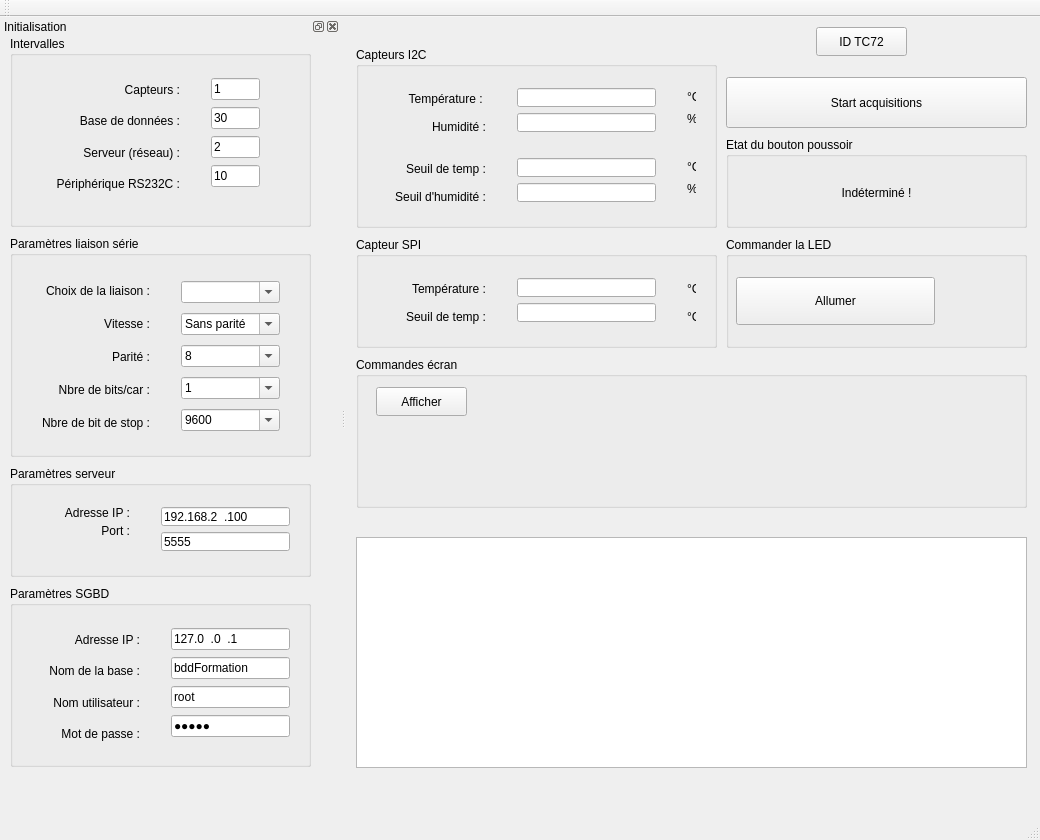
<?xml version="1.0" encoding="UTF-8"?>
<ui version="4.0">
 <class>CIhmAppFormQtCpp</class>
 <widget class="QMainWindow" name="CIhmAppFormQtCpp">
  <property name="geometry">
   <rect>
    <x>0</x>
    <y>0</y>
    <width>1040</width>
    <height>840</height>
   </rect>
  </property>
  <property name="minimumSize">
   <size>
    <width>1040</width>
    <height>840</height>
   </size>
  </property>
  <property name="windowTitle">
   <string>Formation Qt C++ (PhA-2017)</string>
  </property>
  <widget class="QWidget" name="centralWidget">
   <widget class="QGroupBox" name="gbCapteurs">
    <property name="geometry">
     <rect>
      <x>10</x>
      <y>30</y>
      <width>361</width>
      <height>181</height>
     </rect>
    </property>
    <property name="title">
     <string>Capteurs I2C</string>
    </property>
    <widget class="QWidget" name="layoutWidget">
     <property name="geometry">
      <rect>
       <x>150</x>
       <y>30</y>
       <width>161</width>
       <height>66</height>
      </rect>
     </property>
     <layout class="QVBoxLayout" name="vlI2c">
      <item>
       <widget class="QLineEdit" name="leTempI2c">
        <property name="readOnly">
         <bool>true</bool>
        </property>
       </widget>
      </item>
      <item>
       <widget class="QLineEdit" name="leHumI2c">
        <property name="readOnly">
         <bool>true</bool>
        </property>
       </widget>
      </item>
     </layout>
    </widget>
    <widget class="QWidget" name="layoutWidget">
     <property name="geometry">
      <rect>
       <x>150</x>
       <y>100</y>
       <width>161</width>
       <height>66</height>
      </rect>
     </property>
     <layout class="QVBoxLayout" name="vlValSeuils">
      <item>
       <widget class="QLineEdit" name="leSeuilTempI2c"/>
      </item>
      <item>
       <widget class="QLineEdit" name="leSeuilHumI2c"/>
      </item>
     </layout>
    </widget>
    <widget class="QWidget" name="layoutWidget">
     <property name="geometry">
      <rect>
       <x>10</x>
       <y>100</y>
       <width>131</width>
       <height>71</height>
      </rect>
     </property>
     <layout class="QVBoxLayout" name="vlSeuils">
      <item>
       <widget class="QLabel" name="label_24">
        <property name="text">
         <string>Seuil de temp :</string>
        </property>
        <property name="alignment">
         <set>Qt::AlignRight|Qt::AlignTrailing|Qt::AlignVCenter</set>
        </property>
       </widget>
      </item>
      <item>
       <widget class="QLabel" name="label_25">
        <property name="text">
         <string>Seuil d'humidité :</string>
        </property>
        <property name="alignment">
         <set>Qt::AlignRight|Qt::AlignTrailing|Qt::AlignVCenter</set>
        </property>
       </widget>
      </item>
     </layout>
    </widget>
    <widget class="QWidget" name="verticalLayoutWidget_8">
     <property name="geometry">
      <rect>
       <x>10</x>
       <y>30</y>
       <width>131</width>
       <height>71</height>
      </rect>
     </property>
     <layout class="QVBoxLayout" name="vlLI2c">
      <item>
       <widget class="QLabel" name="label">
        <property name="text">
         <string>Température : </string>
        </property>
        <property name="alignment">
         <set>Qt::AlignRight|Qt::AlignTrailing|Qt::AlignVCenter</set>
        </property>
       </widget>
      </item>
      <item>
       <widget class="QLabel" name="label_2">
        <property name="text">
         <string>Humidité :</string>
        </property>
        <property name="alignment">
         <set>Qt::AlignRight|Qt::AlignTrailing|Qt::AlignVCenter</set>
        </property>
       </widget>
      </item>
     </layout>
    </widget>
    <widget class="QWidget" name="verticalLayoutWidget_9">
     <property name="geometry">
      <rect>
       <x>320</x>
       <y>30</y>
       <width>31</width>
       <height>61</height>
      </rect>
     </property>
     <layout class="QVBoxLayout" name="vlI2cL">
      <item>
       <widget class="QLabel" name="label_11">
        <property name="text">
         <string>°C</string>
        </property>
       </widget>
      </item>
      <item>
       <widget class="QLabel" name="label_12">
        <property name="text">
         <string>%</string>
        </property>
       </widget>
      </item>
     </layout>
    </widget>
    <widget class="QWidget" name="verticalLayoutWidget_12">
     <property name="geometry">
      <rect>
       <x>320</x>
       <y>100</y>
       <width>31</width>
       <height>61</height>
      </rect>
     </property>
     <layout class="QVBoxLayout" name="vlI2cL_2">
      <item>
       <widget class="QLabel" name="label_32">
        <property name="text">
         <string>°C</string>
        </property>
       </widget>
      </item>
      <item>
       <widget class="QLabel" name="label_33">
        <property name="text">
         <string>%</string>
        </property>
       </widget>
      </item>
     </layout>
    </widget>
   </widget>
   <widget class="QPushButton" name="pbStartStop">
    <property name="geometry">
     <rect>
      <x>380</x>
      <y>60</y>
      <width>301</width>
      <height>51</height>
     </rect>
    </property>
    <property name="text">
     <string>Start acquisitions</string>
    </property>
   </widget>
   <widget class="QGroupBox" name="gbLed">
    <property name="geometry">
     <rect>
      <x>380</x>
      <y>220</y>
      <width>301</width>
      <height>111</height>
     </rect>
    </property>
    <property name="title">
     <string>Commander la LED</string>
    </property>
    <widget class="QPushButton" name="pbOnOffLed">
     <property name="geometry">
      <rect>
       <x>10</x>
       <y>40</y>
       <width>199</width>
       <height>48</height>
      </rect>
     </property>
     <property name="text">
      <string>Allumer</string>
     </property>
    </widget>
    <widget class="QLabel" name="laNoir">
     <property name="geometry">
      <rect>
       <x>230</x>
       <y>40</y>
       <width>51</width>
       <height>51</height>
      </rect>
     </property>
     <property name="text">
      <string/>
     </property>
     <property name="pixmap">
      <pixmap>noir.jpg</pixmap>
     </property>
     <property name="scaledContents">
      <bool>true</bool>
     </property>
    </widget>
    <widget class="QLabel" name="laRouge">
     <property name="geometry">
      <rect>
       <x>230</x>
       <y>40</y>
       <width>51</width>
       <height>51</height>
      </rect>
     </property>
     <property name="text">
      <string/>
     </property>
     <property name="pixmap">
      <pixmap>rouge.png</pixmap>
     </property>
     <property name="scaledContents">
      <bool>true</bool>
     </property>
    </widget>
    <zorder>laRouge</zorder>
    <zorder>pbOnOffLed</zorder>
    <zorder>laNoir</zorder>
   </widget>
   <widget class="QTextEdit" name="teTexte">
    <property name="geometry">
     <rect>
      <x>10</x>
      <y>520</y>
      <width>671</width>
      <height>231</height>
     </rect>
    </property>
    <property name="readOnly">
     <bool>true</bool>
    </property>
   </widget>
   <widget class="QGroupBox" name="gbCapteurSpi">
    <property name="geometry">
     <rect>
      <x>10</x>
      <y>220</y>
      <width>361</width>
      <height>111</height>
     </rect>
    </property>
    <property name="title">
     <string>Capteur SPI</string>
    </property>
    <widget class="QWidget" name="verticalLayoutWidget">
     <property name="geometry">
      <rect>
       <x>150</x>
       <y>30</y>
       <width>161</width>
       <height>66</height>
      </rect>
     </property>
     <layout class="QVBoxLayout" name="vlSpi">
      <item>
       <widget class="QLineEdit" name="leTempSpi">
        <property name="readOnly">
         <bool>true</bool>
        </property>
       </widget>
      </item>
      <item>
       <widget class="QLineEdit" name="leSeuilTempSpi"/>
      </item>
     </layout>
    </widget>
    <widget class="QLabel" name="label_28">
     <property name="geometry">
      <rect>
       <x>540</x>
       <y>60</y>
       <width>51</width>
       <height>39</height>
      </rect>
     </property>
     <property name="text">
      <string>°C</string>
     </property>
    </widget>
    <widget class="QLabel" name="label_29">
     <property name="geometry">
      <rect>
       <x>540</x>
       <y>110</y>
       <width>51</width>
       <height>39</height>
      </rect>
     </property>
     <property name="text">
      <string>°C</string>
     </property>
    </widget>
    <widget class="QWidget" name="verticalLayoutWidget_10">
     <property name="geometry">
      <rect>
       <x>10</x>
       <y>30</y>
       <width>131</width>
       <height>71</height>
      </rect>
     </property>
     <layout class="QVBoxLayout" name="vlLSpi">
      <item>
       <widget class="QLabel" name="label_26">
        <property name="text">
         <string>Température :</string>
        </property>
        <property name="alignment">
         <set>Qt::AlignRight|Qt::AlignTrailing|Qt::AlignVCenter</set>
        </property>
       </widget>
      </item>
      <item>
       <widget class="QLabel" name="label_27">
        <property name="text">
         <string>Seuil de temp :</string>
        </property>
        <property name="alignment">
         <set>Qt::AlignRight|Qt::AlignTrailing|Qt::AlignVCenter</set>
        </property>
       </widget>
      </item>
     </layout>
    </widget>
    <widget class="QWidget" name="verticalLayoutWidget_11">
     <property name="geometry">
      <rect>
       <x>320</x>
       <y>30</y>
       <width>31</width>
       <height>71</height>
      </rect>
     </property>
     <layout class="QVBoxLayout" name="vlSpiL">
      <item>
       <widget class="QLabel" name="label_30">
        <property name="text">
         <string>°C</string>
        </property>
       </widget>
      </item>
      <item>
       <widget class="QLabel" name="label_31">
        <property name="text">
         <string>°C</string>
        </property>
       </widget>
      </item>
     </layout>
    </widget>
   </widget>
   <widget class="QGroupBox" name="gbBouton">
    <property name="geometry">
     <rect>
      <x>380</x>
      <y>120</y>
      <width>301</width>
      <height>91</height>
     </rect>
    </property>
    <property name="title">
     <string>Etat du bouton poussoir</string>
    </property>
    <widget class="QLabel" name="lEtatBouton">
     <property name="geometry">
      <rect>
       <x>20</x>
       <y>40</y>
       <width>261</width>
       <height>31</height>
      </rect>
     </property>
     <property name="text">
      <string>Indéterminé !</string>
     </property>
     <property name="alignment">
      <set>Qt::AlignCenter</set>
     </property>
    </widget>
   </widget>
   <widget class="QPushButton" name="pbId">
    <property name="geometry">
     <rect>
      <x>470</x>
      <y>10</y>
      <width>91</width>
      <height>29</height>
     </rect>
    </property>
    <property name="text">
     <string>ID TC72</string>
    </property>
   </widget>
   <widget class="QGroupBox" name="gbLcd">
    <property name="geometry">
     <rect>
      <x>10</x>
      <y>340</y>
      <width>671</width>
      <height>151</height>
     </rect>
    </property>
    <property name="title">
     <string>Commandes écran</string>
    </property>
    <widget class="QPushButton" name="pbLcd">
     <property name="geometry">
      <rect>
       <x>20</x>
       <y>30</y>
       <width>91</width>
       <height>29</height>
      </rect>
     </property>
     <property name="text">
      <string>Afficher</string>
     </property>
    </widget>
   </widget>
  </widget>
  <widget class="QMenuBar" name="menuBar">
   <property name="geometry">
    <rect>
     <x>0</x>
     <y>0</y>
     <width>1040</width>
     <height>26</height>
    </rect>
   </property>
  </widget>
  <widget class="QToolBar" name="mainToolBar">
   <attribute name="toolBarArea">
    <enum>TopToolBarArea</enum>
   </attribute>
   <attribute name="toolBarBreak">
    <bool>false</bool>
   </attribute>
  </widget>
  <widget class="QStatusBar" name="statusBar"/>
  <widget class="QDockWidget" name="dockWidget">
   <property name="minimumSize">
    <size>
     <width>340</width>
     <height>720</height>
    </size>
   </property>
   <property name="windowTitle">
    <string>Initialisation</string>
   </property>
   <attribute name="dockWidgetArea">
    <number>1</number>
   </attribute>
   <widget class="QWidget" name="dockWidgetContents">
    <widget class="QGroupBox" name="gbIntervalle">
     <property name="geometry">
      <rect>
       <x>10</x>
       <y>0</y>
       <width>301</width>
       <height>191</height>
      </rect>
     </property>
     <property name="title">
      <string>Intervalles</string>
     </property>
     <widget class="QWidget" name="layoutWidget">
      <property name="geometry">
       <rect>
        <x>190</x>
        <y>30</y>
        <width>71</width>
        <height>136</height>
       </rect>
      </property>
      <layout class="QVBoxLayout" name="vlInter">
       <item>
        <widget class="QLineEdit" name="leInterCapt">
         <property name="inputMask">
          <string>99</string>
         </property>
         <property name="text">
          <string>1</string>
         </property>
        </widget>
       </item>
       <item>
        <widget class="QLineEdit" name="leInterBdd">
         <property name="inputMask">
          <string>99</string>
         </property>
         <property name="text">
          <string>30</string>
         </property>
        </widget>
       </item>
       <item>
        <widget class="QLineEdit" name="leInterServ">
         <property name="inputMask">
          <string>99</string>
         </property>
         <property name="text">
          <string>2</string>
         </property>
        </widget>
       </item>
       <item>
        <widget class="QLineEdit" name="leInterPeriph">
         <property name="inputMask">
          <string>99</string>
         </property>
         <property name="text">
          <string>10</string>
         </property>
        </widget>
       </item>
      </layout>
     </widget>
     <widget class="QWidget" name="verticalLayoutWidget_5">
      <property name="geometry">
       <rect>
        <x>10</x>
        <y>30</y>
        <width>171</width>
        <height>141</height>
       </rect>
      </property>
      <layout class="QVBoxLayout" name="vlLInter">
       <item>
        <widget class="QLabel" name="label_3">
         <property name="text">
          <string>Capteurs :</string>
         </property>
         <property name="alignment">
          <set>Qt::AlignRight|Qt::AlignTrailing|Qt::AlignVCenter</set>
         </property>
        </widget>
       </item>
       <item>
        <widget class="QLabel" name="label_4">
         <property name="text">
          <string>Base de données :</string>
         </property>
         <property name="alignment">
          <set>Qt::AlignRight|Qt::AlignTrailing|Qt::AlignVCenter</set>
         </property>
        </widget>
       </item>
       <item>
        <widget class="QLabel" name="label_5">
         <property name="text">
          <string>Serveur (réseau) :</string>
         </property>
         <property name="alignment">
          <set>Qt::AlignRight|Qt::AlignTrailing|Qt::AlignVCenter</set>
         </property>
        </widget>
       </item>
       <item>
        <widget class="QLabel" name="label_6">
         <property name="text">
          <string>Périphérique RS232C :</string>
         </property>
         <property name="alignment">
          <set>Qt::AlignRight|Qt::AlignTrailing|Qt::AlignVCenter</set>
         </property>
        </widget>
       </item>
      </layout>
     </widget>
     <widget class="QWidget" name="verticalLayoutWidget_6">
      <property name="geometry">
       <rect>
        <x>270</x>
        <y>30</y>
        <width>21</width>
        <height>141</height>
       </rect>
      </property>
      <layout class="QVBoxLayout" name="vlInterL">
       <item>
        <widget class="QLabel" name="label_7">
         <property name="text">
          <string>s</string>
         </property>
        </widget>
       </item>
       <item>
        <widget class="QLabel" name="label_8">
         <property name="text">
          <string>s</string>
         </property>
        </widget>
       </item>
       <item>
        <widget class="QLabel" name="label_9">
         <property name="text">
          <string>s</string>
         </property>
        </widget>
       </item>
       <item>
        <widget class="QLabel" name="label_10">
         <property name="text">
          <string>s</string>
         </property>
        </widget>
       </item>
      </layout>
     </widget>
    </widget>
    <widget class="QGroupBox" name="gbVS">
     <property name="geometry">
      <rect>
       <x>10</x>
       <y>200</y>
       <width>301</width>
       <height>221</height>
      </rect>
     </property>
     <property name="title">
      <string>Paramètres liaison série</string>
     </property>
     <widget class="QWidget" name="verticalLayoutWidget_2">
      <property name="geometry">
       <rect>
        <x>0</x>
        <y>30</y>
        <width>151</width>
        <height>181</height>
       </rect>
      </property>
      <layout class="QVBoxLayout" name="vlLVS">
       <item>
        <widget class="QLabel" name="label_19">
         <property name="text">
          <string>Choix de la liaison :</string>
         </property>
         <property name="alignment">
          <set>Qt::AlignRight|Qt::AlignTrailing|Qt::AlignVCenter</set>
         </property>
        </widget>
       </item>
       <item>
        <widget class="QLabel" name="label_20">
         <property name="text">
          <string>Vitesse :</string>
         </property>
         <property name="alignment">
          <set>Qt::AlignRight|Qt::AlignTrailing|Qt::AlignVCenter</set>
         </property>
        </widget>
       </item>
       <item>
        <widget class="QLabel" name="label_21">
         <property name="text">
          <string>Parité :</string>
         </property>
         <property name="alignment">
          <set>Qt::AlignRight|Qt::AlignTrailing|Qt::AlignVCenter</set>
         </property>
        </widget>
       </item>
       <item>
        <widget class="QLabel" name="label_22">
         <property name="text">
          <string>Nbre de bits/car :</string>
         </property>
         <property name="alignment">
          <set>Qt::AlignRight|Qt::AlignTrailing|Qt::AlignVCenter</set>
         </property>
        </widget>
       </item>
       <item>
        <widget class="QLabel" name="label_23">
         <property name="text">
          <string>Nbre de bit de stop :</string>
         </property>
         <property name="alignment">
          <set>Qt::AlignRight|Qt::AlignTrailing|Qt::AlignVCenter</set>
         </property>
        </widget>
       </item>
      </layout>
     </widget>
     <widget class="QWidget" name="verticalLayoutWidget_3">
      <property name="geometry">
       <rect>
        <x>160</x>
        <y>30</y>
        <width>121</width>
        <height>181</height>
       </rect>
      </property>
      <layout class="QVBoxLayout" name="vlParamsVS">
       <item>
        <widget class="QComboBox" name="cbPorts">
         <property name="editable">
          <bool>true</bool>
         </property>
        </widget>
       </item>
       <item>
        <widget class="QComboBox" name="cbParite">
         <property name="editable">
          <bool>true</bool>
         </property>
         <item>
          <property name="text">
           <string>Sans parité</string>
          </property>
         </item>
         <item>
          <property name="text">
           <string>Paire</string>
          </property>
         </item>
         <item>
          <property name="text">
           <string>Impaire</string>
          </property>
         </item>
        </widget>
       </item>
       <item>
        <widget class="QComboBox" name="cbBits">
         <property name="editable">
          <bool>true</bool>
         </property>
         <item>
          <property name="text">
           <string>8</string>
          </property>
         </item>
         <item>
          <property name="text">
           <string>7</string>
          </property>
         </item>
        </widget>
       </item>
       <item>
        <widget class="QComboBox" name="cbStop">
         <property name="editable">
          <bool>true</bool>
         </property>
         <item>
          <property name="text">
           <string>1</string>
          </property>
         </item>
         <item>
          <property name="text">
           <string>2</string>
          </property>
         </item>
         <item>
          <property name="text">
           <string/>
          </property>
         </item>
        </widget>
       </item>
       <item>
        <widget class="QComboBox" name="cbVitesse">
         <property name="editable">
          <bool>true</bool>
         </property>
         <item>
          <property name="text">
           <string>9600</string>
          </property>
         </item>
         <item>
          <property name="text">
           <string>19200</string>
          </property>
         </item>
         <item>
          <property name="text">
           <string>4800</string>
          </property>
         </item>
         <item>
          <property name="text">
           <string>2400</string>
          </property>
         </item>
         <item>
          <property name="text">
           <string>1200</string>
          </property>
         </item>
        </widget>
       </item>
      </layout>
     </widget>
    </widget>
    <widget class="QGroupBox" name="gbServeur">
     <property name="geometry">
      <rect>
       <x>10</x>
       <y>430</y>
       <width>301</width>
       <height>111</height>
      </rect>
     </property>
     <property name="title">
      <string>Paramètres serveur</string>
     </property>
     <widget class="QWidget" name="layoutWidget">
      <property name="geometry">
       <rect>
        <x>140</x>
        <y>30</y>
        <width>151</width>
        <height>66</height>
       </rect>
      </property>
      <layout class="QVBoxLayout" name="vlServer">
       <item>
        <widget class="QLineEdit" name="leAdrServ">
         <property name="inputMask">
          <string>999.999.999.999</string>
         </property>
         <property name="text">
          <string>192.168.2.100</string>
         </property>
        </widget>
       </item>
       <item>
        <widget class="QLineEdit" name="lePortServ">
         <property name="text">
          <string>5555</string>
         </property>
        </widget>
       </item>
      </layout>
     </widget>
     <widget class="QWidget" name="verticalLayoutWidget_4">
      <property name="geometry">
       <rect>
        <x>10</x>
        <y>30</y>
        <width>121</width>
        <height>51</height>
       </rect>
      </property>
      <layout class="QVBoxLayout" name="vlLServeur">
       <item>
        <widget class="QLabel" name="label_13">
         <property name="text">
          <string>Adresse IP :</string>
         </property>
         <property name="alignment">
          <set>Qt::AlignRight|Qt::AlignTrailing|Qt::AlignVCenter</set>
         </property>
        </widget>
       </item>
       <item>
        <widget class="QLabel" name="label_14">
         <property name="text">
          <string>Port :</string>
         </property>
         <property name="alignment">
          <set>Qt::AlignRight|Qt::AlignTrailing|Qt::AlignVCenter</set>
         </property>
        </widget>
       </item>
      </layout>
     </widget>
    </widget>
    <widget class="QGroupBox" name="gbSgbd">
     <property name="geometry">
      <rect>
       <x>10</x>
       <y>550</y>
       <width>301</width>
       <height>181</height>
      </rect>
     </property>
     <property name="title">
      <string>Paramètres SGBD</string>
     </property>
     <widget class="QWidget" name="layoutWidget">
      <property name="geometry">
       <rect>
        <x>150</x>
        <y>30</y>
        <width>141</width>
        <height>136</height>
       </rect>
      </property>
      <layout class="QVBoxLayout" name="vlSgbd">
       <item>
        <widget class="QLineEdit" name="leAdrSgbd">
         <property name="inputMask">
          <string>999.999.999.999</string>
         </property>
         <property name="text">
          <string>127.0.0.1</string>
         </property>
        </widget>
       </item>
       <item>
        <widget class="QLineEdit" name="leNomBdd">
         <property name="text">
          <string>bddFormation</string>
         </property>
        </widget>
       </item>
       <item>
        <widget class="QLineEdit" name="leUserSgbd">
         <property name="text">
          <string>root</string>
         </property>
        </widget>
       </item>
       <item>
        <widget class="QLineEdit" name="lePassSgbd">
         <property name="text">
          <string>admin</string>
         </property>
         <property name="echoMode">
          <enum>QLineEdit::Password</enum>
         </property>
        </widget>
       </item>
      </layout>
     </widget>
     <widget class="QWidget" name="verticalLayoutWidget_7">
      <property name="geometry">
       <rect>
        <x>10</x>
        <y>30</y>
        <width>131</width>
        <height>141</height>
       </rect>
      </property>
      <layout class="QVBoxLayout" name="vlLSgbd">
       <item>
        <widget class="QLabel" name="label_15">
         <property name="text">
          <string>Adresse IP :</string>
         </property>
         <property name="alignment">
          <set>Qt::AlignRight|Qt::AlignTrailing|Qt::AlignVCenter</set>
         </property>
        </widget>
       </item>
       <item>
        <widget class="QLabel" name="label_16">
         <property name="text">
          <string>Nom de la base :</string>
         </property>
         <property name="alignment">
          <set>Qt::AlignRight|Qt::AlignTrailing|Qt::AlignVCenter</set>
         </property>
        </widget>
       </item>
       <item>
        <widget class="QLabel" name="label_17">
         <property name="text">
          <string>Nom utilisateur :</string>
         </property>
         <property name="alignment">
          <set>Qt::AlignRight|Qt::AlignTrailing|Qt::AlignVCenter</set>
         </property>
        </widget>
       </item>
       <item>
        <widget class="QLabel" name="label_18">
         <property name="text">
          <string>Mot de passe :</string>
         </property>
         <property name="alignment">
          <set>Qt::AlignRight|Qt::AlignTrailing|Qt::AlignVCenter</set>
         </property>
        </widget>
       </item>
      </layout>
     </widget>
    </widget>
   </widget>
  </widget>
 </widget>
 <layoutdefault spacing="6" margin="11"/>
 <resources/>
 <connections/>
</ui>
